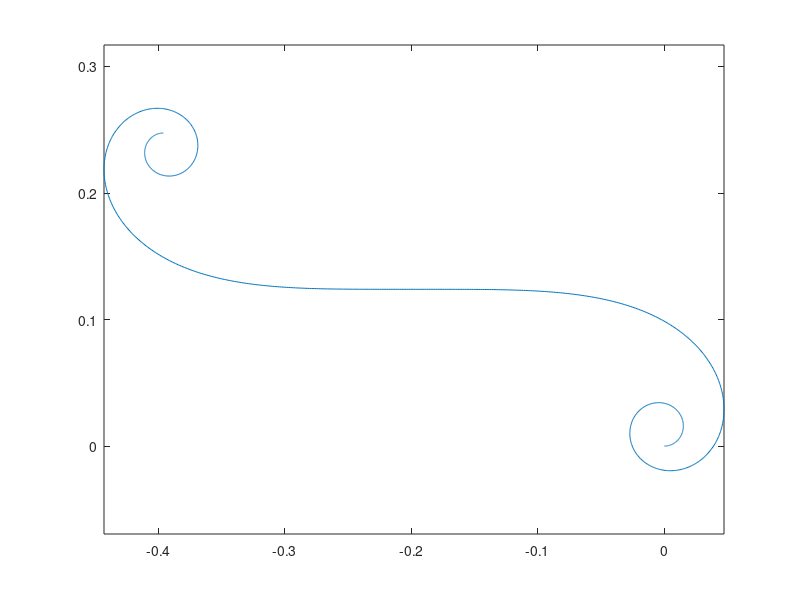

Source code (MATLAB): (Note: this script raises an error after producing the figure.)
clc
clear
close all

addpath("ScriptUtili/")


% ------ Time parameters ------- %

% Number of samples 
N= 1400;

% Sampling time, must be the same with STM32 project
Ts= 0.01; 

% Vector time
t= (0:N-1)*Ts; 

% ------ Mechanical Parameters -------------- %

r=     0.0695/2; % Radius of wheels
l=     0.156/2;  % Half distance between wheels
speed=   16;     % Wheels max speed (rad/s)


% ------ Function handles for basic references --------- %

% Step rference
step_ref= @(t,xo,xf) t*0 + xf;

% Ramp reference, i.e. line from x_o to x_f
ramp_ref= @(t,xo,xf) xo + (xf-xo)*(t-t(1))/(t(end)-t(1));

% Triangle reference, max_val in the center 
triangle_ref= @(t,max_val) [ ramp_ref(t(1:fix(end/2)),0,1), ramp_ref(t(fix(end/2)+1:end),1,0) ]*max_val;

% Smooth step reference (from x_o to x_f)
smooth_ref= @(t,xo,xf) xo + (t-t(end)/(2*pi)*sin(2*pi*t/t(end))).*(xf-xo)/t(end);


% ---- Trajectory definition ------ %

a=     smooth_ref(t,0,1); 
theta= [smooth_ref(t(1:end/2),0,3*pi), smooth_ref(t(1:end/2),3*pi,0)]; 

%{
a=     flip(a);
theta= flip(theta);
%}

% --- Trajectory imcrements ------ %

delta_a=  diff(a);      delta_a=  [delta_a  delta_a(end) ];
delta_th= diff(theta);  delta_th= [delta_th delta_th(end)]; 


% --- Showing Trajectory on the plane --- %

x= 0*t; 
y= 0*t; 

for i= 1:N-1
    
    x(i+1)= x(i) + delta_a(i)*cos(theta(i));
    y(i+1)= y(i) + delta_a(i)*sin(theta(i));
end

figure(1)

plot(x,y)
axis equal


% ------- C header file code generation, on STM32 project directories -------- %

% Worksapce and current project locations
workspace_dir= "~/Desktop/STM32/STM32CubeIDE/Progetto_Differential_Drive/";

project_dir= {"Differential_Drive_Trajectory_Control"};

for kk= 1:numel(project_dir)
    
    curr_proj= project_dir{kk};
    curr_time= datestr(now);
    
    % --------- Reference header -------- %
    
    % C header file on STM32 Cube IDE project
    filename= "reference.h";
    filepath= workspace_dir + curr_proj + "/Core/Inc/my_data/" + filename;
    fid= fopen(filepath,'w+');
    
    % File header
    fprintf(fid,"/*\n * "+filename+"\n *\n *  Created on: " + curr_time + "\n *      ");
    fprintf(fid,"Author: peppe\n */\n\n#ifndef INC_REFERENCE_H_\n#define INC_REFERENCE_H_");
    fprintf(fid,"\n\n");
    
    input= {delta_a, delta_th};
    names= {"DELTA_A_ref","DELTA_THETA_ref"};
    
    fprintf(fid,"\n#define N_SAMPLE_REF %d\n\n",N);
    
    % C syntax vectors
    for j= 1:length(input)
        %fprintf(fid,"float "+ names(j) + "["+num2str(N)+"]= {\n\t");
        fprintf(fid,"#define " + names(j) + " (float["+num2str(N)+"]) {\\\n\t");
        for i=1:N
            fprintf(fid,"%f, ",input{j}(i));
            if ~mod(i,5) && i ~= N
                %fprintf(fid,"\n\t");
                fprintf(fid,"\\\n\t");
            end
        end
        %fprintf(fid,"\n};\n\n");
        fprintf(fid,"\\\n}\\\n\n");
    end
    
    fprintf(fid,"#endif /* INC_REFERENCE_H_ */\n");
    fclose(fid);
    
    
end

